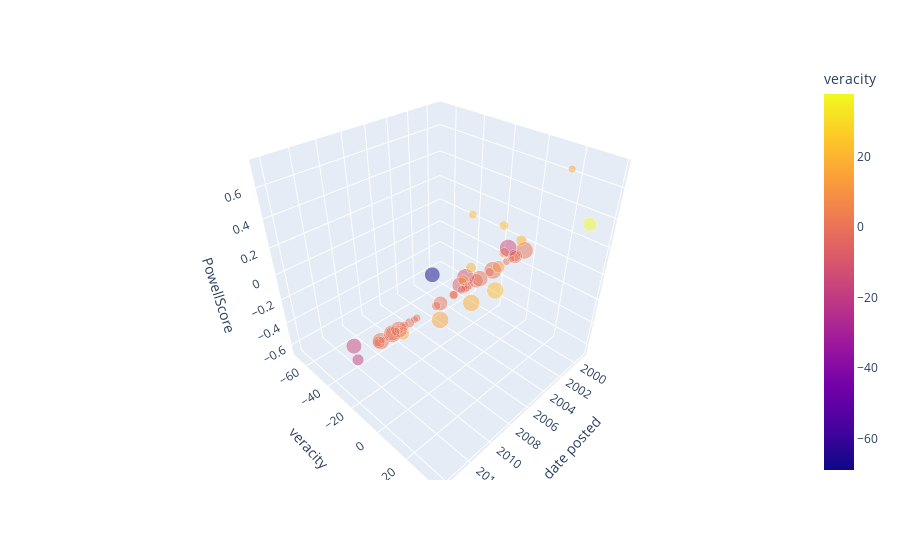

Here is the notebook cell this chart was saved with:
### Markdown cell above
## Powell Variables in 3D
This is a 3D-interactive chart that uses the date posted, veracity, & PowellScore variables. Colored by comments. Sized by comment_length.

By definition, these actually render 5-Dimensional charts, if one considers veracity & commenth lengths of reports as 'features of a situation'.

### Code cell
import plotly.express as px
from plotly.offline import init_notebook_mode, iplot
init_notebook_mode(connected=True)

# graph
fig = px.scatter_3d(robert, x='date posted', y='veracity', z='PowellScore',
              color='veracity',
              size = 'comment_length',
              hover_name = 'city',
              hover_data=['city','state','comments'],              
              opacity=0.5,
              size_max=17
                   )
fig.show()

### Figure 1 — Plotly figure (JSON) as saved in the notebook; plotly's stock layout.template omitted (floating-point values rounded to 4 significant figures; data arrays with more than 128 entries replaced by an {"elided": "..."} marker saying what was removed)
{"data": [{"customdata": {"elided": "50x3 str values"}, "hovertemplate": "<b>%{hovertext}</b><br><br>date posted=%{x}<br>veracity=%{marker.color}<br>PowellScore=%{z}<br>comment_length=%{marker.size}<br>city=%{customdata[0]}<br>state=%{customdata[1]}<br>comments=%{customdata[2]}<extra></extra>", "hovertext": ["grayling", "los gatos", "tompkinsville", "dallas", "somerset", "austin", "paramount", "westlake", "fleetwood", "little rock (south of)", "gainesville", "fresno", "easley", "hamilton (canada)", "pittston", "pine haven", "wenatchee", "tacoma", "colorado springs", "phoenix", "argyle", "houston", "oswego", "las vegas", "delray beach", "elko", "hampton", "san diego", "pismo beach", "danville (rural)", "williston", "mojave", "june lake", "san pedro", "tinley park", "el dorado hills", "pasco", "san pablo", "trenton (canada)", "victoria (canada)", "atascadero", "manassas", "albuquerque", "coalinga", "providence", "south bend", "cape girardeau", "honolulu", "anacortes", "springfield"], "legendgroup": "", "marker": {"color": [0, 16.62, -68.92, 0, 0, 0, 11.75, 18.17, -11.74, 0, 0, 0, 0, 0, 21.72, 0, 0, 0, 0, 0, 0, 0, 10.16, 0, 0, 0, 0, 21.28, 0, -15.04, -15.99, 0, 0, -18.02, 0, 18.84, 0, 15.11, 37.74, 0, 21.33, 0, 0, -7.926, 20.03, 13.41, 0, 16.28, 0, 0], "coloraxis": "coloraxis", "opacity": 0.5, "size": [90, 80, 106, 28, 25, 28, 47, 132, 135, 25, 43, 30, 25, 25, 30, 92, 35, 40, 138, 35, 39, 135, 68, 54, 41, 31, 130, 38, 92, 140, 107, 44, 35, 60, 124, 52, 18, 133, 84, 118, 131, 69, 141, 115, 50, 52, 42, 26, 31, 92], "sizemode": "area", "sizeref": 0.4879, "symbol": "circle"}, "mode": "markers", "name": "", "scene": "scene", "showlegend": false, "x": ["2005-05-24T00:00:00", "2014-01-10T00:00:00", "2000-02-16T00:00:00", "2010-11-21T00:00:00", "2013-08-30T00:00:00", "2013-12-23T00:00:00", "2004-09-29T00:00:00", "2008-10-31T00:00:00", "2004-08-11T00:00:00", "2011-01-31T00:00:00", "2006-05-15T00:00:00", "2006-10-30T00:00:00", "2002-02-22T00:00:00", "2001-08-05T00:00:00", "2009-08-05T00:00:00", "2001-02-18T00:00:00", "2009-03-19T00:00:00", "2007-08-07T00:00:00", "2003-08-28T00:00:00", "2003-12-19T00:00:00", "2012-05-13T00:00:00", "2000-01-07T00:00:00", "2004-12-03T00:00:00", "2001-02-18T00:00:00", "2006-07-16T00:00:00", "2007-08-07T00:00:00", "2013-10-14T00:00:00", "2006-10-30T00:00:00", "2008-10-31T00:00:00", "1999-02-16T00:00:00", "2014-03-18T00:00:00", "2011-12-12T00:00:00", "2006-02-14T00:00:00", "2013-11-11T00:00:00", "2012-05-13T00:00:00", "2004-06-18T00:00:00", "2011-12-12T00:00:00", "2011-01-05T00:00:00", "2001-04-28T00:00:00", "2005-01-11T00:00:00", "2007-03-08T00:00:00", "2013-12-02T00:00:00", "2012-11-19T00:00:00", "2005-10-11T00:00:00", "2009-04-14T00:00:00", "2008-10-31T00:00:00", "2011-07-04T00:00:00", "1999-01-28T00:00:00", "2012-08-05T00:00:00", "2012-11-19T00:00:00"], "y": [0, 16.62, -68.92, 0, 0, 0, 11.75, 18.17, -11.74, 0, 0, 0, 0, 0, 21.72, 0, 0, 0, 0, 0, 0, 0, 10.16, 0, 0, 0, 0, 21.28, 0, -15.04, -15.99, 0, 0, -18.02, 0, 18.84, 0, 15.11, 37.74, 0, 21.33, 0, 0, -7.926, 20.03, 13.41, 0, 16.28, 0, 0], "z": [0, 0.2077, -0.6502, 0, 0, 0, 0.25, 0.1377, -0.08696, 0, 0, 0, 0, 0, 0.7241, 0, 0, 0, 0, 0, 0, 0, 0.1494, 0, 0, 0, 0, 0.5601, 0, -0.1074, -0.1494, 0, 0, -0.3004, 0, 0.3624, 0, 0.1136, 0.4493, 0, 0.1628, 0, 0, -0.06892, 0.4006, 0.2579, 0, 0.626, 0, 0], "type": "scatter3d"}], "layout": {"scene": {"domain": {"x": [0, 1], "y": [0, 1]}, "xaxis": {"title": {"text": "date posted"}, "type": "date"}, "yaxis": {"title": {"text": "veracity"}, "type": "linear"}, "zaxis": {"title": {"text": "PowellScore"}, "type": "linear"}, "aspectratio": {"x": 1, "y": 1, "z": 1}, "aspectmode": "auto"}, "coloraxis": {"colorbar": {"title": {"text": "veracity"}}, "colorscale": [[0, "#0d0887"], [0.1111, "#46039f"], [0.2222, "#7201a8"], [0.3333, "#9c179e"], [0.4444, "#bd3786"], [0.5556, "#d8576b"], [0.6667, "#ed7953"], [0.7778, "#fb9f3a"], [0.8889, "#fdca26"], [1, "#f0f921"]]}, "legend": {"tracegroupgap": 0, "itemsizing": "constant"}, "margin": {"t": 60}, "autosize": true}}
